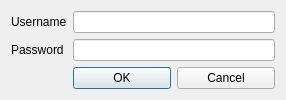
<?xml version="1.0" encoding="UTF-8"?>
<ui version="4.0">
 <class>SignInDialog</class>
 <widget class="QDialog" name="SignInDialog">
  <property name="geometry">
   <rect>
    <x>0</x>
    <y>0</y>
    <width>286</width>
    <height>100</height>
   </rect>
  </property>
  <property name="windowTitle">
   <string>Dialog</string>
  </property>
  <layout class="QFormLayout" name="formLayout">
   <item row="0" column="0">
    <widget class="QLabel" name="label">
     <property name="text">
      <string>Username</string>
     </property>
    </widget>
   </item>
   <item row="0" column="1">
    <widget class="QLineEdit" name="username_edit"/>
   </item>
   <item row="1" column="0">
    <widget class="QLabel" name="label_2">
     <property name="text">
      <string>Password</string>
     </property>
    </widget>
   </item>
   <item row="1" column="1">
    <widget class="QLineEdit" name="password_edit">
     <property name="echoMode">
      <enum>QLineEdit::Password</enum>
     </property>
    </widget>
   </item>
   <item row="2" column="1">
    <layout class="QHBoxLayout" name="horizontalLayout">
     <item>
      <widget class="QPushButton" name="ok_button">
       <property name="text">
        <string>OK</string>
       </property>
      </widget>
     </item>
     <item>
      <widget class="QPushButton" name="pushButton_2">
       <property name="text">
        <string>Cancel</string>
       </property>
      </widget>
     </item>
    </layout>
   </item>
  </layout>
 </widget>
 <resources/>
 <connections>
  <connection>
   <sender>pushButton_2</sender>
   <signal>clicked()</signal>
   <receiver>SignInDialog</receiver>
   <slot>reject()</slot>
   <hints>
    <hint type="sourcelabel">
     <x>194</x>
     <y>73</y>
    </hint>
    <hint type="destinationlabel">
     <x>25</x>
     <y>83</y>
    </hint>
   </hints>
  </connection>
 </connections>
</ui>
